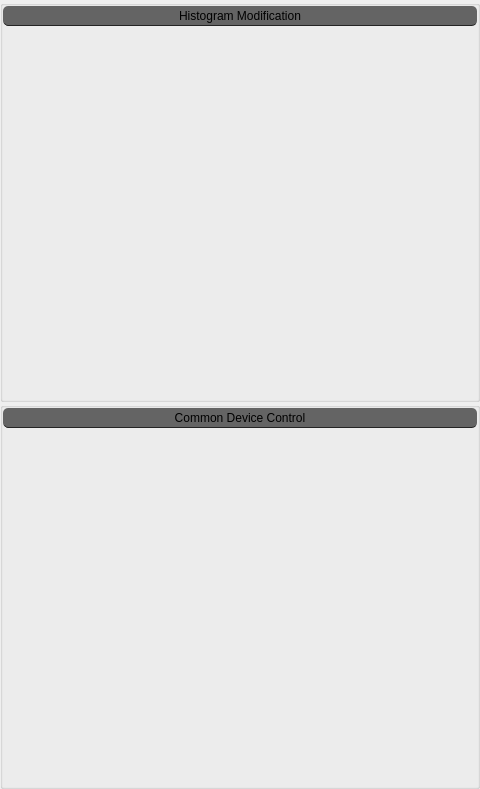
<?xml version="1.0" encoding="UTF-8"?>
<ui version="4.0">
 <class>CommonTools</class>
 <widget class="QWidget" name="CommonTools">
  <property name="geometry">
   <rect>
    <x>0</x>
    <y>0</y>
    <width>480</width>
    <height>789</height>
   </rect>
  </property>
  <property name="sizePolicy">
   <sizepolicy hsizetype="Expanding" vsizetype="Expanding">
    <horstretch>0</horstretch>
    <verstretch>0</verstretch>
   </sizepolicy>
  </property>
  <property name="minimumSize">
   <size>
    <width>480</width>
    <height>0</height>
   </size>
  </property>
  <property name="maximumSize">
   <size>
    <width>480</width>
    <height>16777215</height>
   </size>
  </property>
  <property name="windowTitle">
   <string>CommonTools</string>
  </property>
  <layout class="QVBoxLayout" name="verticalLayout_3">
   <property name="spacing">
    <number>0</number>
   </property>
   <property name="leftMargin">
    <number>0</number>
   </property>
   <property name="topMargin">
    <number>0</number>
   </property>
   <property name="rightMargin">
    <number>0</number>
   </property>
   <property name="bottomMargin">
    <number>0</number>
   </property>
   <item>
    <widget class="QGroupBox" name="groupBox">
     <property name="sizePolicy">
      <sizepolicy hsizetype="MinimumExpanding" vsizetype="MinimumExpanding">
       <horstretch>0</horstretch>
       <verstretch>0</verstretch>
      </sizepolicy>
     </property>
     <property name="minimumSize">
      <size>
       <width>442</width>
       <height>402</height>
      </size>
     </property>
     <property name="maximumSize">
      <size>
       <width>9999</width>
       <height>9999</height>
      </size>
     </property>
     <property name="title">
      <string/>
     </property>
     <layout class="QVBoxLayout" name="verticalLayout">
      <property name="spacing">
       <number>0</number>
      </property>
      <property name="leftMargin">
       <number>0</number>
      </property>
      <property name="topMargin">
       <number>0</number>
      </property>
      <property name="rightMargin">
       <number>0</number>
      </property>
      <property name="bottomMargin">
       <number>0</number>
      </property>
      <item>
       <widget class="QLabel" name="label">
        <property name="sizePolicy">
         <sizepolicy hsizetype="Preferred" vsizetype="Minimum">
          <horstretch>0</horstretch>
          <verstretch>0</verstretch>
         </sizepolicy>
        </property>
        <property name="minimumSize">
         <size>
          <width>0</width>
          <height>20</height>
         </size>
        </property>
        <property name="maximumSize">
         <size>
          <width>16777215</width>
          <height>20</height>
         </size>
        </property>
        <property name="layoutDirection">
         <enum>Qt::LeftToRight</enum>
        </property>
        <property name="styleSheet">
         <string notr="true">border:0px solid;
border-bottom-width:1px;
border-radius:5px;
-moz-border-radius:5px;
border-color:#242424;
font: 75 11pt &quot;新宋体&quot;;
background-color: #646464;</string>
        </property>
        <property name="text">
         <string>Histogram Modification</string>
        </property>
        <property name="alignment">
         <set>Qt::AlignCenter</set>
        </property>
       </widget>
      </item>
      <item>
       <widget class="AdjustWidget" name="widget" native="true">
        <property name="sizePolicy">
         <sizepolicy hsizetype="Expanding" vsizetype="Expanding">
          <horstretch>0</horstretch>
          <verstretch>0</verstretch>
         </sizepolicy>
        </property>
        <property name="minimumSize">
         <size>
          <width>0</width>
          <height>0</height>
         </size>
        </property>
        <property name="maximumSize">
         <size>
          <width>9999</width>
          <height>9999</height>
         </size>
        </property>
       </widget>
      </item>
     </layout>
    </widget>
   </item>
   <item>
    <widget class="QGroupBox" name="groupBox_2">
     <property name="enabled">
      <bool>true</bool>
     </property>
     <property name="sizePolicy">
      <sizepolicy hsizetype="Expanding" vsizetype="Expanding">
       <horstretch>0</horstretch>
       <verstretch>0</verstretch>
      </sizepolicy>
     </property>
     <property name="minimumSize">
      <size>
       <width>430</width>
       <height>150</height>
      </size>
     </property>
     <property name="maximumSize">
      <size>
       <width>9999</width>
       <height>9999</height>
      </size>
     </property>
     <property name="title">
      <string/>
     </property>
     <layout class="QVBoxLayout" name="verticalLayout_2">
      <property name="spacing">
       <number>0</number>
      </property>
      <property name="leftMargin">
       <number>0</number>
      </property>
      <property name="topMargin">
       <number>0</number>
      </property>
      <property name="rightMargin">
       <number>0</number>
      </property>
      <property name="bottomMargin">
       <number>0</number>
      </property>
      <item>
       <widget class="QLabel" name="label_2">
        <property name="sizePolicy">
         <sizepolicy hsizetype="Preferred" vsizetype="Minimum">
          <horstretch>0</horstretch>
          <verstretch>0</verstretch>
         </sizepolicy>
        </property>
        <property name="minimumSize">
         <size>
          <width>0</width>
          <height>20</height>
         </size>
        </property>
        <property name="maximumSize">
         <size>
          <width>16777215</width>
          <height>20</height>
         </size>
        </property>
        <property name="layoutDirection">
         <enum>Qt::LeftToRight</enum>
        </property>
        <property name="styleSheet">
         <string notr="true">border:0px solid;
border-bottom-width:1px;
border-radius:5px;
-moz-border-radius:5px;
border-color:#242424;
font: 75 11pt &quot;新宋体&quot;;
background-color: #646464;</string>
        </property>
        <property name="text">
         <string>Common Device Control</string>
        </property>
        <property name="alignment">
         <set>Qt::AlignCenter</set>
        </property>
       </widget>
      </item>
      <item>
       <widget class="CommonDevice" name="widget_3" native="true">
        <property name="sizePolicy">
         <sizepolicy hsizetype="MinimumExpanding" vsizetype="MinimumExpanding">
          <horstretch>0</horstretch>
          <verstretch>0</verstretch>
         </sizepolicy>
        </property>
        <property name="minimumSize">
         <size>
          <width>400</width>
          <height>148</height>
         </size>
        </property>
        <property name="maximumSize">
         <size>
          <width>16777215</width>
          <height>16777215</height>
         </size>
        </property>
       </widget>
      </item>
     </layout>
    </widget>
   </item>
  </layout>
 </widget>
 <layoutdefault spacing="6" margin="11"/>
 <customwidgets>
  <customwidget>
   <class>CommonDevice</class>
   <extends>QWidget</extends>
   <header>CommonDevice.h</header>
   <container>1</container>
  </customwidget>
  <customwidget>
   <class>AdjustWidget</class>
   <extends>QWidget</extends>
   <header>AdjustWidget.h</header>
   <container>1</container>
  </customwidget>
 </customwidgets>
 <resources/>
 <connections/>
</ui>
